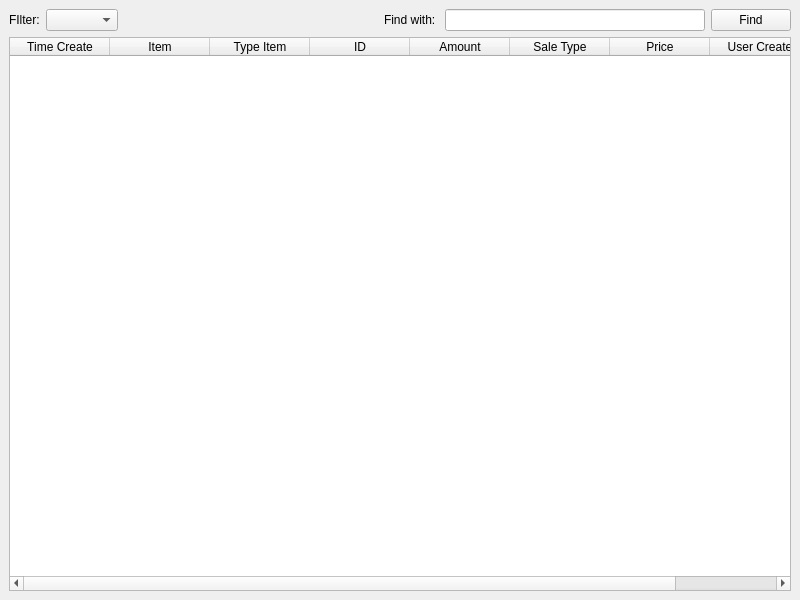
<?xml version="1.0" encoding="UTF-8"?>
<ui version="4.0">
 <class>MainWindow</class>
 <widget class="QMainWindow" name="MainWindow">
  <property name="geometry">
   <rect>
    <x>0</x>
    <y>0</y>
    <width>800</width>
    <height>600</height>
   </rect>
  </property>
  <property name="windowTitle">
   <string>MainWindow</string>
  </property>
  <widget class="QWidget" name="centralwidget">
   <layout class="QVBoxLayout" name="verticalLayout">
    <item>
     <layout class="QHBoxLayout" name="horizontalLayout">
      <item>
       <widget class="QLabel" name="lblFilter">
        <property name="text">
         <string>FIlter:</string>
        </property>
       </widget>
      </item>
      <item>
       <widget class="QComboBox" name="comboFilter"/>
      </item>
      <item>
       <spacer name="horizontalSpacer">
        <property name="orientation">
         <enum>Qt::Horizontal</enum>
        </property>
        <property name="sizeHint" stdset="0">
         <size>
          <width>40</width>
          <height>20</height>
         </size>
        </property>
       </spacer>
      </item>
      <item>
       <widget class="QLabel" name="lblFind">
        <property name="text">
         <string>Find with: </string>
        </property>
       </widget>
      </item>
      <item>
       <widget class="QLineEdit" name="editFind"/>
      </item>
      <item>
       <widget class="QPushButton" name="btnFind">
        <property name="text">
         <string>Find</string>
        </property>
       </widget>
      </item>
     </layout>
    </item>
    <item>
     <widget class="QTreeWidget" name="treeBill">
      <column>
       <property name="text">
        <string>Time Create</string>
       </property>
       <property name="textAlignment">
        <set>AlignCenter</set>
       </property>
      </column>
      <column>
       <property name="text">
        <string>Item</string>
       </property>
       <property name="textAlignment">
        <set>AlignCenter</set>
       </property>
      </column>
      <column>
       <property name="text">
        <string>Type Item</string>
       </property>
       <property name="textAlignment">
        <set>AlignCenter</set>
       </property>
      </column>
      <column>
       <property name="text">
        <string>ID</string>
       </property>
       <property name="textAlignment">
        <set>AlignCenter</set>
       </property>
      </column>
      <column>
       <property name="text">
        <string>Amount</string>
       </property>
       <property name="textAlignment">
        <set>AlignCenter</set>
       </property>
      </column>
      <column>
       <property name="text">
        <string>Sale Type</string>
       </property>
       <property name="textAlignment">
        <set>AlignCenter</set>
       </property>
      </column>
      <column>
       <property name="text">
        <string>Price</string>
       </property>
       <property name="textAlignment">
        <set>AlignCenter</set>
       </property>
      </column>
      <column>
       <property name="text">
        <string>User Create</string>
       </property>
       <property name="textAlignment">
        <set>AlignCenter</set>
       </property>
      </column>
      <column>
       <property name="text">
        <string>Notice</string>
       </property>
       <property name="textAlignment">
        <set>AlignCenter</set>
       </property>
      </column>
     </widget>
    </item>
   </layout>
  </widget>
 </widget>
 <resources/>
 <connections/>
</ui>
